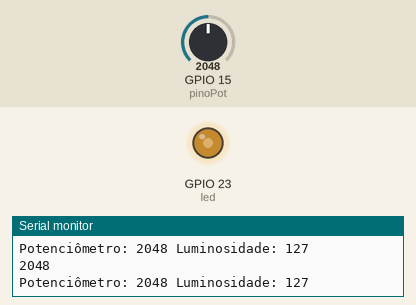
Recording of a sketch running on a simulated ESP32. On the bench: output pins drawn as LEDs (lit = HIGH), the last lines printed to the serial monitor. The inputs (shaded band) are chosen by the test bench; at power-on: GPIO 15 (pinoPot) = 2048.

Above: at 1.2 s.
1.3 s: GPIO 15 (pinoPot) set to 2866
At 2.1 s:
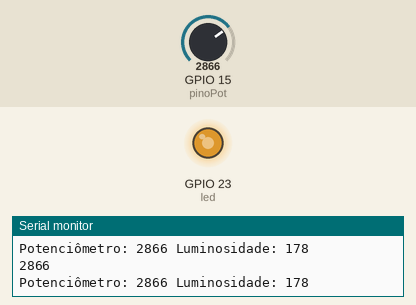
2.8 s: GPIO 15 (pinoPot) set to 3603
At 3.5 s:
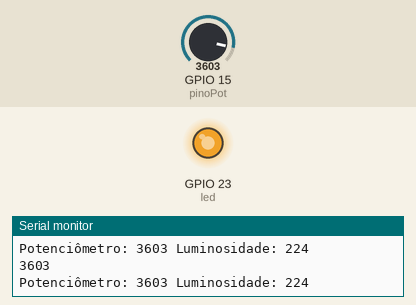
4.3 s: GPIO 15 (pinoPot) set to 491
At 4.9 s:
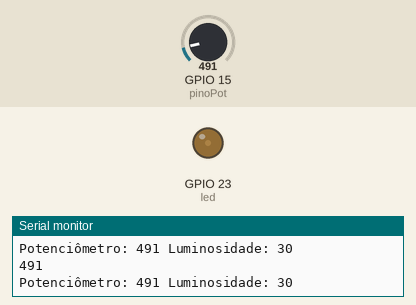
5.8 s: GPIO 15 (pinoPot) set to 0
At 6.3 s:
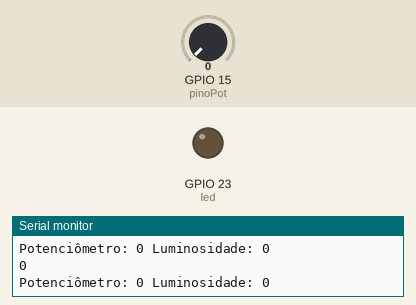
7.3 s: GPIO 15 (pinoPot) set to 2047
At 7.6 s:
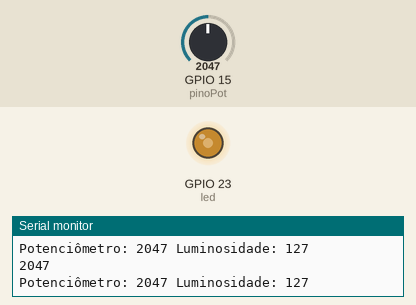
Timing chart, 0 to 9.8 s (numbered marks = the images above; inputs shaded):
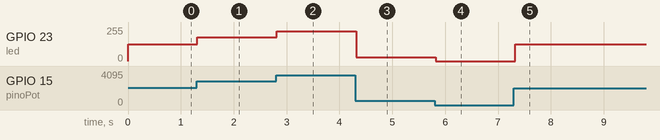

Measured:
- after the input at 1.3 s, GPIO 23 (led): 127/255 → 178/255 at once
- after the input at 2.8 s, GPIO 23 (led): 178/255 → 224/255 at once
- after the input at 4.3 s, GPIO 23 (led): 224/255 → 30/255 at once
- after the input at 5.8 s, GPIO 23 (led): 30/255 → 0/255 at once
- after the input at 7.3 s, GPIO 23 (led): 0/255 → 127/255 at once

The sketch:

07_Saidas_Analogicas.ino
```cpp
int pinoPot = 15;
int led = 23;

void setup() {
  Serial.begin(9600);
  pinMode(pinoPot, INPUT);
  pinMode(led, OUTPUT);

}

void loop() {
  // Lê o valor analógico do potenciômetro
  int valor = analogRead(pinoPot);
  Serial.println(valor);
  // Mapeia o valor lido para o intervalo de 0 a 255
  int luminosidade = map(valor, 0, 4095, 0, 255);
  Serial.print("Potenciômetro: ");
  Serial.print(valor);
  Serial.print(" Luminosidade: ");
  Serial.println(luminosidade);

  //Define a luminosidade do LED
  analogWrite(led, luminosidade);
  delay(100);
}
```
